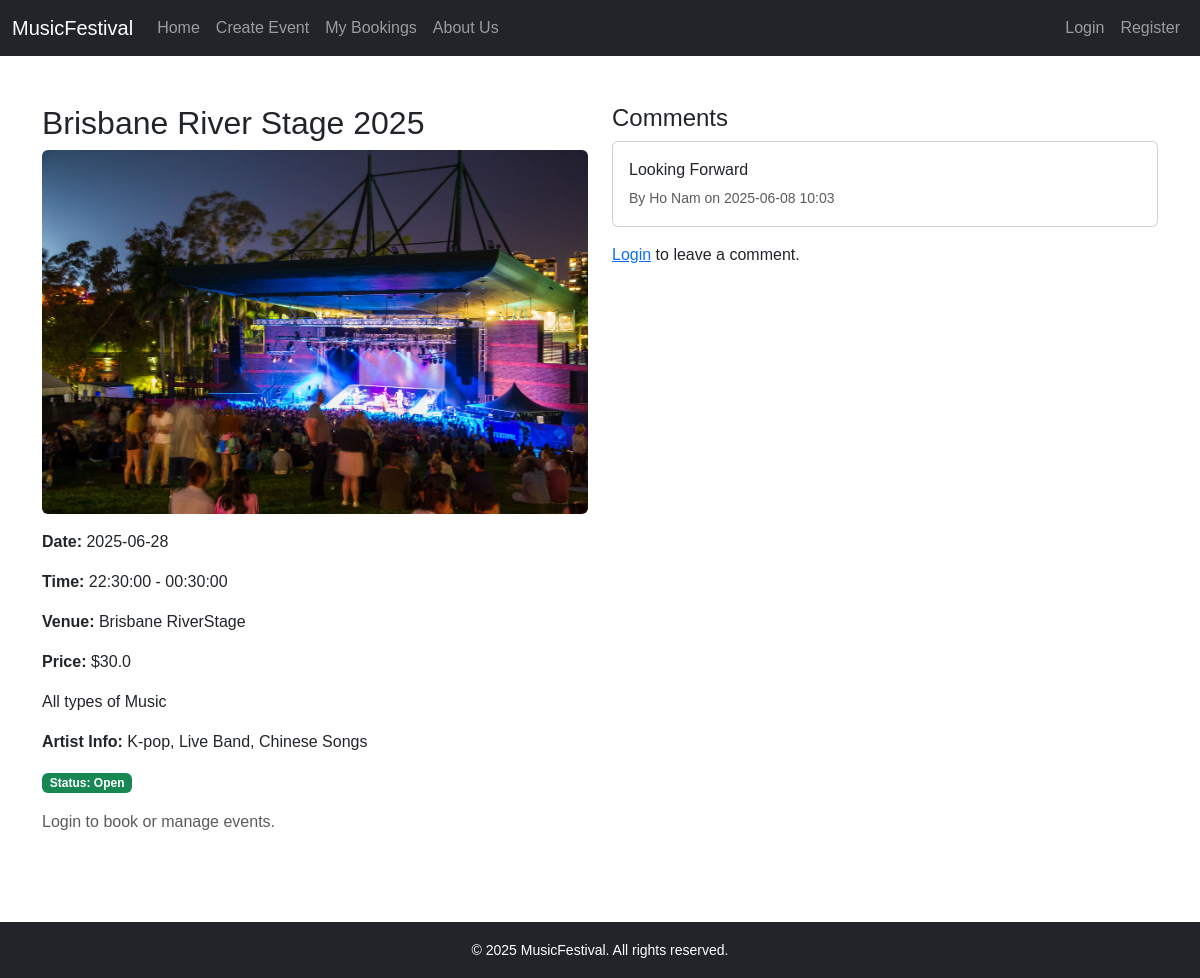
Screenshot of /event/1 with the database file from the repository.
### models.py (models this page shows)
class Event(db.Model):
    id = db.Column(db.Integer, primary_key=True)
    title = db.Column(db.String(150), nullable=False)
    description = db.Column(db.Text, nullable=False)
    date = db.Column(db.Date, nullable=False)
    start_time = db.Column(db.Time, nullable=False)
    end_time = db.Column(db.Time, nullable=False)
    location = db.Column(db.String(150), nullable=False)
    ticket_price = db.Column(db.Float, nullable=False)
    ticket_amount = db.Column(db.Integer, nullable=False)
    status = db.Column(db.String(20), nullable=False)
    artist_info = db.Column(db.Text)
    image = db.Column(db.String(255))
    user_id = db.Column(db.Integer, db.ForeignKey('user.id'), nullable=False)
    comments = db.relationship('Comment', backref='event', lazy=True)
    bookings = db.relationship('Booking', backref='event', lazy=True)

class Comment(db.Model):
    id = db.Column(db.Integer, primary_key=True)
    content = db.Column(db.Text, nullable=False)
    date_posted = db.Column(db.DateTime, default=datetime.utcnow)
    user_id = db.Column(db.Integer, db.ForeignKey('user.id'), nullable=False)
    event_id = db.Column(db.Integer, db.ForeignKey('event.id'), nullable=False)

class User(db.Model, UserMixin):
    id = db.Column(db.Integer, primary_key=True)
    first_name = db.Column(db.String(100), nullable=False)
    surname = db.Column(db.String(100), nullable=False)
    email = db.Column(db.String(120), unique=True, nullable=False)
    password = db.Column(db.String(128), nullable=False)
    phone = db.Column(db.String(20), nullable=False)
    address = db.Column(db.String(200))
    bookings = db.relationship('Booking', backref='user', lazy=True)
    comments = db.relationship('Comment', backref='user', lazy=True)
    events = db.relationship('Event', backref='creator', lazy=True)

### views/routes.py (the view, shortened to what this page needs)
@routes.route('/event/<int:event_id>', methods=['GET', 'POST'])
def event_detail(event_id):
    event = Event.query.get_or_404(event_id)
    form = CommentForm()
    comments = Comment.query.filter_by(event_id=event_id).order_by(Comment.date_posted.desc()).all()
    return render_template('event.html', event=event, comments=comments, form=form)

### templates/event.html (shortened to what this page needs)
<!DOCTYPE html>
<html lang="en">
<head>
  <link href="https://cdn.jsdelivr.net/npm/bootstrap@5.3.0/dist/css/bootstrap.min.css" rel="stylesheet">
  <link rel="stylesheet" href="{{ url_for('static', filename='style/styles.css') }}">
</head>
<body>
<nav class="navbar navbar-expand-lg navbar-dark bg-dark">
  <div class="container-fluid">
    <a class="navbar-brand" href="{{ url_for('routes.index') }}">MusicFestival</a>
    <div class="collapse navbar-collapse" id="navbarNav">
      <ul class="navbar-nav me-auto mb-2 mb-lg-0">
        <li class="nav-item"><a class="nav-link" href="{{ url_for('routes.index') }}">Home</a></li>
        <li class="nav-item"><a class="nav-link" href="{{ url_for('routes.create_event') }}">Create Event</a></li>
        <li class="nav-item"><a class="nav-link" href="{{ url_for('routes.bookings') }}">My Bookings</a></li>
        <li class="nav-item"><a class="nav-link" href="{{ url_for('routes.about') }}">About Us</a></li>
      </ul>
      <ul class="navbar-nav ms-auto">
        {% if current_user.is_authenticated %}
          <li class="nav-item"><a class="nav-link" href="{{ url_for('routes.logout') }}">Logout</a></li>
        {% else %}
          <li class="nav-item"><a class="nav-link" href="{{ url_for('routes.login') }}">Login</a></li>
          <li class="nav-item"><a class="nav-link" href="{{ url_for('routes.register') }}">Register</a></li>
        {% endif %}
      </ul>
    </div>
  </div>
</nav>
<div class="container my-5">
  <div class="row">
    <div class="col-md-6 mb-4">
      <h2>{{ event.title }}</h2>
      <img src="{{ url_for('static', filename=event.image or 'images/default.jpg') }}" alt="{{ event.title }}" class="img-fluid rounded mb-3">
      <p><strong>Date:</strong> {{ event.date }}</p>
      <p><strong>Time:</strong> {{ event.start_time }} - {{ event.end_time }}</p>
      <p><strong>Venue:</strong> {{ event.location }}</p>
      <p><strong>Price:</strong> ${{ event.ticket_price }}</p>
      <p>{{ event.description }}</p>
      <p><strong>Artist Info:</strong> {{ event.artist_info }}</p>
      <p><span class="badge bg-success">Status: {{ event.status.capitalize() }}</span></p>
      {% if current_user.is_authenticated %}
        {% if current_user.id == event.user_id %}
          <a href="{{ url_for('routes.edit_event', event_id=event.id) }}" class="btn btn-warning mt-2">Edit</a>
          <a href="{{ url_for('routes.cancel_event', event_id=event.id) }}" class="btn btn-danger mt-2 ms-2">Cancel</a>
        {% else %}
          <a href="{{ url_for('routes.book_event', event_id=event.id) }}" class="btn btn-primary mt-3">Book Tickets</a>
        {% endif %}
      {% else %}
        <p class="mt-3 text-muted">Login to book or manage events.</p>
      {% endif %}
    </div>
    <div class="col-md-6 mb-4">
      <h4>Comments</h4>
      {% for comment in comments %}
        <div class="card mb-2">
          <div class="card-body">
            <p class="mb-1">{{ comment.content }}</p>
            <small class="text-muted">By {{ comment.user.first_name }} on {{ comment.date_posted.strftime('%Y-%m-%d %H:%M') }}</small>
          </div>
        </div>
      {% else %}
        <p>No comments yet. Be the first to comment!</p>
      {% endfor %}
      {% if current_user.is_authenticated %}
        <form method="POST" class="mt-4">
          {{ form.hidden_tag() }}
          <div class="mb-3">
            {{ form.content.label(class="form-label") }}
            {{ form.content(class="form-control", rows=3) }}
          </div>
          <div>
            {{ form.submit(class="btn btn-secondary") }}
          </div>
        </form>
      {% else %}
        <p class="mt-3"><a href="{{ url_for('routes.login') }}">Login</a> to leave a comment.</p>
      {% endif %}
    </div>
  </div>
</div>
<footer class="bg-dark text-white text-center py-3 mt-5">
  <small>© 2025 MusicFestival. All rights reserved.</small>
</footer>
</body>
</html>

### static/style/styles.css (style rules this page uses)
body { font-family: Arial, sans-serif; }

### rows the page displays
Event: title "Brisbane River Stage 2025", image (picture), date "2025-06-28", start_time "22:30:00", end_time "00:30:00", location "Brisbane RiverStage", ticket_price "30.0", description "All types of Music", artist_info "K-pop, Live Band, Chinese Songs", status "Open"
Comment: content "Looking Forward", user.first_name "Ho Nam", date_posted "2025-06-08 10:03"
